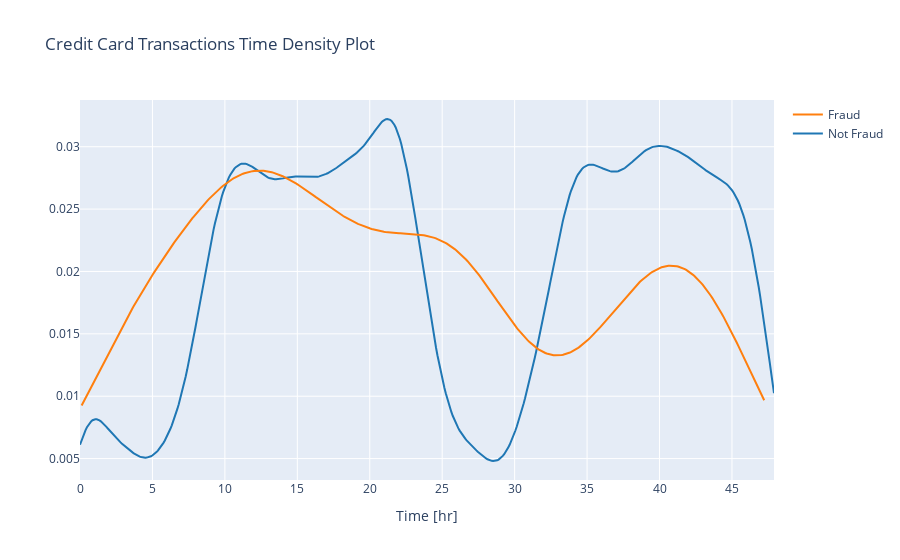

This figure's notebook cell:
### Markdown cell above
## Transactions in time

### Code cell
data_df['Time']=(data_df['Time']/3600)
class_0 = data_df.loc[data_df['Class'] == 0]["Time"]
class_1 = data_df.loc[data_df['Class'] == 1]["Time"]
#plt.figure(figsize = (14,4))
#plt.title('Credit Card Transactions Time Density Plot')
#sns.set_color_codes("pastel")
#sns.distplot(class_0,kde=True,bins=480)
#sns.distplot(class_1,kde=True,bins=480)
#plt.show()
hist_data = [class_0, class_1]
group_labels = ['Not Fraud', 'Fraud']

fig = ff.create_distplot(hist_data, group_labels, show_hist=False, show_rug=False)
fig['layout'].update(title='Credit Card Transactions Time Density Plot', xaxis=dict(title='Time [hr]'))
iplot(fig, filename='dist_only')

### Figure 1 — Plotly figure (JSON) as saved in the notebook; plotly's stock layout.template omitted (floating-point values rounded to 4 significant figures; data arrays with more than 128 entries replaced by an {"elided": "..."} marker saying what was removed)
{"data": [{"legendgroup": "Not Fraud", "marker": {"color": "rgb(31, 119, 180)"}, "mode": "lines", "name": "Not Fraud", "showlegend": true, "type": "scatter", "x": {"elided": "500 float values"}, "xaxis": "x", "y": {"elided": "500 float values"}, "yaxis": "y"}, {"legendgroup": "Fraud", "marker": {"color": "rgb(255, 127, 14)"}, "mode": "lines", "name": "Fraud", "showlegend": true, "type": "scatter", "x": {"elided": "500 float values"}, "xaxis": "x", "y": {"elided": "500 float values"}, "yaxis": "y"}], "layout": {"barmode": "overlay", "hovermode": "closest", "legend": {"traceorder": "reversed"}, "title": {"text": "Credit Card Transactions Time Density Plot"}, "xaxis": {"anchor": "y2", "domain": [0, 1], "title": {"text": "Time [hr]"}, "zeroline": false}, "yaxis": {"anchor": "free", "domain": [0, 1], "position": 0}}}
